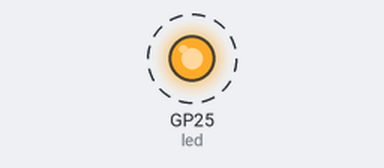
The program below on a simulated Raspberry Pi Pico running MicroPython. On the bench: output pins drawn as LEDs (lit = HIGH). Dashed ring = blinking. What the program prints to the serial console is not drawn.

Above: at 0.2 s.
Timing chart, 0 to 3.0 s (numbered marks = the images above):
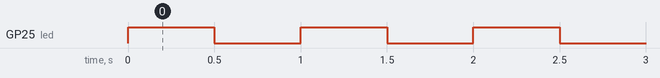

Measured:
- by itself, GP25 (led): alternates HIGH for 0.50 s and LOW for 0.50 s

The program:

blink_led.py
```python
"""
Exemplo 1: Piscar LED onboard do Pico
"""
from machine import Pin
import time

led = Pin("LED", Pin.OUT)

print("LED piscando... (Ctrl+C para parar)")

try:
    while True:
        led.on()
        time.sleep(0.5)
        led.off()
        time.sleep(0.5)
except KeyboardInterrupt:
    led.off()
    print("LED parado")
```
